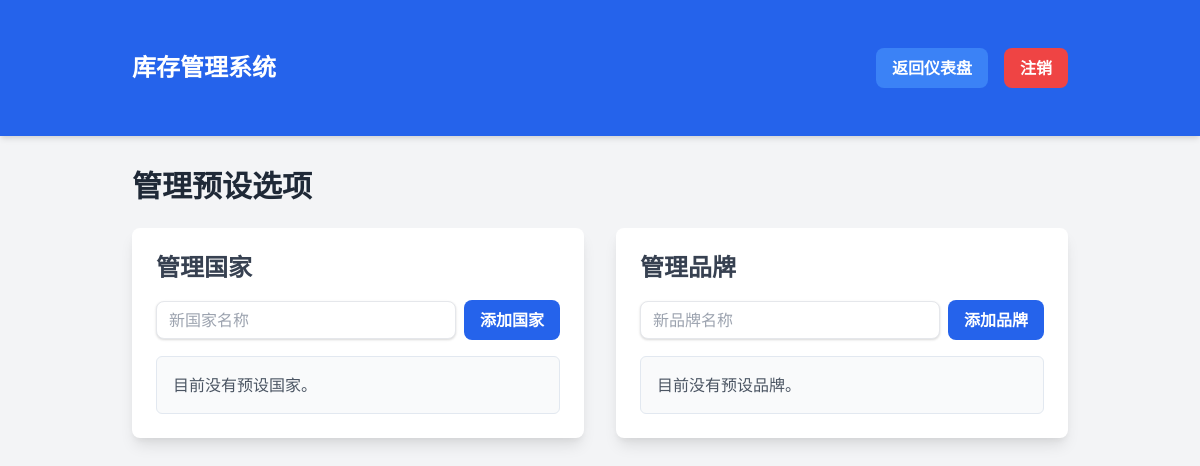
Page /manage_presets.php (signed in) on the earlier database version.
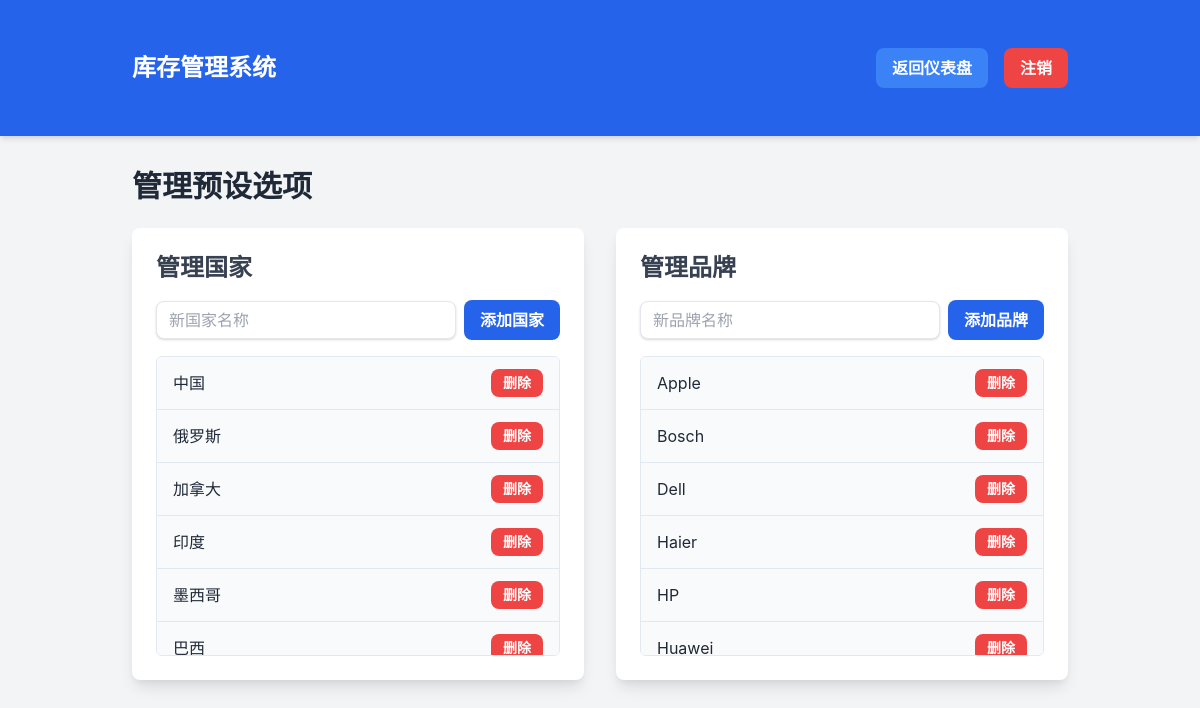
Same page on the later database version.
### tables this page shows
CREATE TABLE IF NOT EXISTS preset_countries (
    id INT AUTO_INCREMENT PRIMARY KEY,
    name VARCHAR(100) NOT NULL UNIQUE
);

CREATE TABLE IF NOT EXISTS preset_brands (
    id INT AUTO_INCREMENT PRIMARY KEY,
    name VARCHAR(255) NOT NULL UNIQUE
);

### manage_presets.php (the view, shortened to what the changed rows need)
<?php
require_once 'db_connect.php';
$countries = [];
$sql_countries = "SELECT id, name FROM preset_countries ORDER BY name ASC";
$result_countries = $conn->query($sql_countries);
if ($result_countries && $result_countries->num_rows > 0) {
    while ($row = $result_countries->fetch_assoc()) {
        $countries[] = $row;
    }
}
$brands = [];
$sql_brands = "SELECT id, name FROM preset_brands ORDER BY name ASC";
$result_brands = $conn->query($sql_brands);
if ($result_brands && $result_brands->num_rows > 0) {
    while ($row = $result_brands->fetch_assoc()) {
        $brands[] = $row;
    }
}
?>
<!DOCTYPE html>
<html lang="zh-CN">
<head>
    <link href="https://cdn.jsdelivr.net/npm/tailwindcss@2.2.19/dist/tailwind.min.css" rel="stylesheet">
</head>
<body class="bg-gray-100">
    <nav class="bg-blue-600 p-4 shadow-md">
        <div class="container flex justify-between items-center">
            <h1 class="text-white text-2xl font-bold">库存管理系统</h1>
        </div>
    </nav>
    <div class="container mt-8">
        <h2 class="text-3xl font-bold text-gray-800 mb-6">管理预设选项</h2>
        <div class="grid grid-cols-1 md:grid-cols-2 gap-8">
            <div class="bg-white p-6 rounded-lg shadow-lg">
                <div class="preset-list bg-gray-50">
                    <?php if (empty($countries)): ?>
                        <p class="p-4 text-gray-600">目前没有预设国家。</p>
                    <?php else: ?>
                        <?php foreach ($countries as $country): ?>
                            <div class="preset-item">
                                <span class="text-gray-800"><?php echo htmlspecialchars($country['name']); ?></span>
                                <a href="manage_presets.php?action=delete&type=country&id=<?php echo $country['id']; ?>"
                                   onclick="return confirm('确定要删除国家 <?php echo htmlspecialchars($country['name']); ?> 吗？');"
                                   class="bg-red-500 hover:bg-red-700 text-white text-sm font-bold py-1 px-3 rounded-lg transition duration-150 ease-in-out">
                                    删除
                                </a>
                            </div>
                        <?php endforeach; ?>
                    <?php endif; ?>
                </div>
            </div>
            <div class="bg-white p-6 rounded-lg shadow-lg">
                <div class="preset-list bg-gray-50">
                    <?php if (empty($brands)): ?>
                        <p class="p-4 text-gray-600">目前没有预设品牌。</p>
                    <?php else: ?>
                        <?php foreach ($brands as $brand): ?>
                            <div class="preset-item">
                                <span class="text-gray-800"><?php echo htmlspecialchars($brand['name']); ?></span>
                                <a href="manage_presets.php?action=delete&type=brand&id=<?php echo $brand['id']; ?>"
                                   onclick="return confirm('确定要删除品牌 <?php echo htmlspecialchars($brand['name']); ?> 吗？');"
                                   class="bg-red-500 hover:bg-red-700 text-white text-sm font-bold py-1 px-3 rounded-lg transition duration-150 ease-in-out">
                                    删除
                                </a>
                            </div>
                        <?php endforeach; ?>
                    <?php endif; ?>
                </div>
            </div>
        </div>
    </div>
</body>
</html>

Differences in the rows shown:
added preset_countries: name "中国"
added preset_countries: name "俄罗斯"
added preset_countries: name "加拿大"
added preset_countries: name "印度"
added preset_countries: name "墨西哥"
added preset_countries: name "巴西"
added preset_brands: name "Apple"
added preset_brands: name "Bosch"
added preset_brands: name "Dell"
added preset_brands: name "Haier"
added preset_brands: name "HP"
added preset_brands: name "Huawei"
Other differences:
text no longer shown: "目前没有预设国家。 目前没有预设品牌。"
